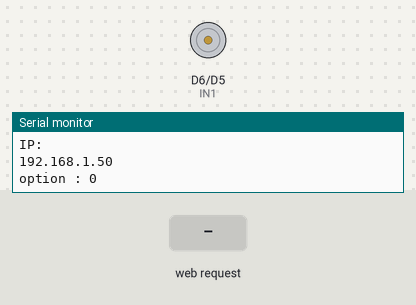
The sketch below on a simulated ESP8266 (NodeMCU). Shown: motor-driver pin pairs drawn as motors (green arrow = first pin HIGH = forward, orange = second pin HIGH = backward, longer = more drive, scaled by the enable pin), the last lines printed to the serial monitor. The inputs (shaded band) are chosen by the test bench. WiFi joins after 1.5 s; servers stay silent unless stated.

Above: at 3.7 s.
3.8 s: HTTP request GET /sendValue?option=1 received
At 5.0 s:
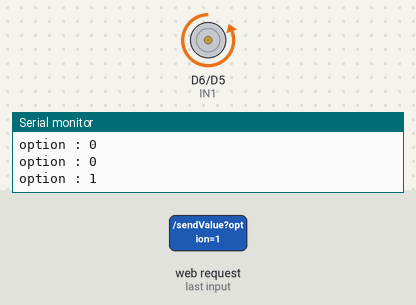
5.9 s: HTTP request GET /sendValue?option=120 received
At 7.9 s:
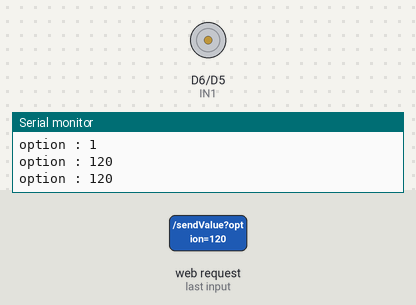
Timing chart, 0 to 9.4 s (numbered marks = the images above; inputs shaded):
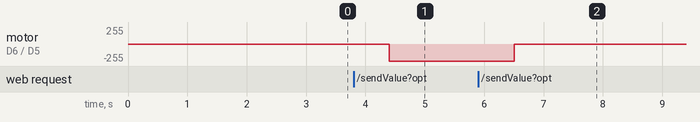

The sketch:

NhietDo_DoAm_DC_Motor_Wifi.ino
```cpp
// Động cơ DC
// OUT1 và OUT2 nối với động cơ DC
//
// Dùng nguồn của Arduino chứ không dùng nguồn của wifi
// 12V Nối với 5V Arduino , GND nối với GND Arduino (Ở chỗ 3 ô)(5V để trống chỉ dùng 12V thôi)
#define IN1 D6 // D6 (chân số)
#define IN2 D5 // D5 (chân số)
#define in1 12 // D6 (chân số)
#define in2 14
#define enA 0
#define MAX_SPEED 255  //từ 0-255
#define MIN_SPEED 0
void forward(int dutycycle) {
  // Động cơ A
  analogWrite(enA, dutycycle);
  digitalWrite(in1, LOW);
  digitalWrite(in2, HIGH);


  // Đèn
}
void backward(int dutycycle) {
  // Động cơ A
  analogWrite(enA, dutycycle);
  digitalWrite(in1, HIGH);
  digitalWrite(in2, LOW);
}

void Lui(int speed) {
  speed = constrain(speed, MIN_SPEED, MAX_SPEED);
  digitalWrite(IN1, LOW);
  analogWrite(IN2, speed);
}
void Dung() {// Hàm dừng motor
  digitalWrite(IN1, LOW);
  digitalWrite(IN2, LOW);
}
void Tien(int speed) {
  speed = constrain(speed, MIN_SPEED, MAX_SPEED); //đảm báo giá trị nằm trong một khoảng từ 0 - MAX_SPEED
  analogWrite(IN1, speed);
  digitalWrite(IN2, LOW);
}
void NhanhDan(){
  for (int i = 0 ; i <= 255 ; i++){
    analogWrite(IN1 , i);
    digitalWrite(IN2 , LOW);
    delay(50);
  }
}
void ChamDan(){
  for (int i = 255; i >= 0 ; i--){
    analogWrite(IN1 , i);
    digitalWrite(IN2 , LOW);
    delay(50);
  }
}

// Wifi Nên cắm ở cổng bên trái của máy tính (cổng bên trái và phía trên gần với màn hình) thì nó mới nhận
#include <ESP8266WiFi.h>
#include <ESP8266WebServer.h>
ESP8266WebServer server(80);
// Đối với wifi khi setup cổng thì cần thêm A với D ví dụ A0, D4

// Nhiệt độ - độ ẩm
#include "dht11.h"
#define DHT11_PIN 4  // D2 (chân số) , digital

dht11 DHT;

void setup() {
  Serial.begin(9600);
  delay(1000);
  WiFi.begin("Tan 2", "111222333"); //SSID && Pasword
  while (WiFi.waitForConnectResult() != WL_CONNECTED) {
    Serial.println(".");
  }
  Serial.println("IP: ");
  Serial.println(WiFi.localIP());
  server.on("/", [] {
    server.send(200, "text/html",
                "<!DOCTYPE html>"
                "<html>"
                "<head>"
                "<title>Serial Monitor</title>"
                "<script>"
                "window.onload = function() {"
                "readSerial();"
                "};"
                "function readSerial() {"
                "var serialMonitor = document.getElementById('serialMonitor');"
                "var xhttp = new XMLHttpRequest();"
                "xhttp.onreadystatechange = function() {"
                "if (this.readyState == 4 && this.status == 200) {"
                "serialMonitor.value = this.responseText;"
                "serialMonitor.scrollTop = serialMonitor.scrollHeight;"
                "setTimeout(readSerial, 500);"
                "}"
                "};"
                "xhttp.open('GET', 'readSerial', true);"
                "xhttp.send();"
                "}"
                "function sendValue(){"
                "var optionInput = document.getElementById('option');"
                "var xhttp2 =  new XMLHttpRequest();"
                "var option = optionInput.value;"
                "xhttp2.open('POST', 'sendValue', true);"
                "xhttp2.setRequestHeader('Content-type', 'application/x-www-form-urlencoded');"
                "xhttp2.send('option=' + option);"
                "}"
                "</script>"
                "</head>"
                "<body>"

                "<label>Value Sensor</label><br>"
                "<input type='text' id='serialMonitor' style='width:500px'>"
                "<br><br>"
                "<label>option (1 = cung chieu ,  2 = nguoc chieu , ! 1,2 = dung): </label>"
                "<input type='text' name='option' id = 'option'>"
                "<input type='button' value='Send' onclick = sendValue()>"
                "</body>"

                "</html>");
  });


//
//                "<label>Value Gas Sensor</label><br>"
//                "<textarea id='serialMonitor' style='font-family: monospace; width: 100%; height: 300px; white-space: pre; '></textarea>"
//                "<label>option (1 = cung chieu ,  2 = nguoc chieu , ! 1,2 = dung): </label>"
//                "<input type='text' name='option' id = 'option'>"
//                "<input type='button' value='Send' onclick = sendValue()>"

  // ĐỘNG CƠ DC
  pinMode(IN1, OUTPUT);  // (Đối với chân số thì cần khai báo)
  pinMode(IN2, OUTPUT);  // (Đối với chân số thì cần khai báo)
  //HT.begin(); // Nhiệt độ - độ ẩm
  setupRoutes();
  server.begin();  // Bắt đầu web server
}

// Gửi giá trị đọc được từ cảm biến lên web
void handleReadSerial() {
  // humi = HT.readHumidity();
  // tempC = HT.readTemperature();
  // tempF = HT.readTemperature(true);
 int chk;
  Serial.print("DHT11, \t");
  chk = DHT.read(DHT11_PIN);
  switch(chk) {
    case DHTLIB_OK:
      Serial.print("OK, \t");
      break;
    case DHTLIB_ERROR_CHECKSUM:
      Serial.print("Checksum error, \t");
      break;
    case DHTLIB_ERROR_TIMEOUT:
      Serial.print("Time out error, \t");
      break;
    default:
      Serial.print("Unknown error, \t");
      break;
  }
  int humi = DHT.humidity;
  int tempF= DHT.temperature;
  Serial.print("Do am: ");
  Serial.print(humi);
  Serial.print(", \t Nhiet do: ");
  Serial.print(tempF);
  Serial.println();

   server.send(200, "text/plain", "Doam:" + String(humi) + "% -- Nhietdo: " + String(tempF) + "oC" + "\n");
}

// Nhận giá trị độ từ web để điều khiển servo
int option = 0;
void handleSendValue() {
  if (server.hasArg("option")) {
    option = server.arg("option").toInt();
  }
}

void setupRoutes() {
  server.on("/readSerial", handleReadSerial);
  server.on("/sendValue", handleSendValue);
}

// Nhập 1 xong đến 2 xong đến 3 rồi đến 4 để test , cuối cùng nhập 0 để dừng
void loop() {
  // Xử lý các yêu cầu từ client
  server.handleClient();
  delay(500);  // Đợi để hệ thống xử lý các yêu cầu khác
  Serial.print("option : ");
  Serial.println(option);
  if (option == 1){
    forward(255);
  }
  else if(option == 2){
    backward(255);
  }
  else {
    Dung();
  }
  delay(200);
}
```

Measured:
- after the input at 3.8 s, motor on D6 (IN1) / D5 (IN2): stopped → backward 255/255 after 0.60 s
- after the input at 5.9 s, motor on D6 (IN1) / D5 (IN2): backward 255/255 → stopped after 0.61 s
